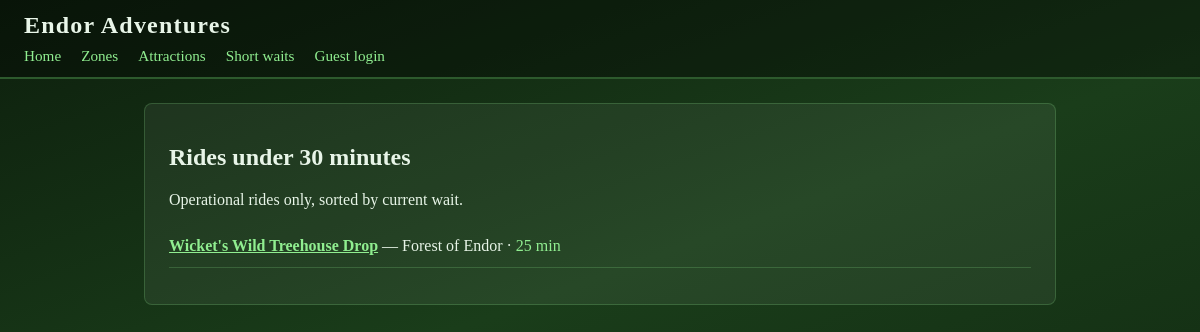
The app's page /short-waits/ with its own data.
### fastpass/models.py (models this page shows, shortened)
class Attraction(models.Model):
    RIDE = 'ride'
    SHOW = 'show'
    EXPERIENCE = 'experience'
    DINING = 'dining'
    TYPE_CHOICES = [
        (RIDE, 'Ride'),
        (SHOW, 'Show'),
        (EXPERIENCE, 'Experience'),
        (DINING, 'Dining'),
    ]
    THRILL_CHOICES = [
        (1, 'Mild - All Ages'),
        (2, 'Moderate - Some Thrills'),
        (3, 'Thrilling - Not for the Faint of Heart'),
        (4, 'Extreme - Hold onto Your Ewok!'),
    ]
    name = models.CharField(max_length=200)
    description = models.TextField()
    attraction_type = models.CharField(
        max_length=20,
        choices=TYPE_CHOICES,
        default=RIDE
    )
    zone = models.ForeignKey(
        ThemeZone,
        on_delete=models.CASCADE,
        related_name='attractions'
    )
    thrill_level = models.IntegerField(choices=THRILL_CHOICES, default=1)
    min_height_cm = models.IntegerField(default=0)
    duration_minutes = models.IntegerField(default=5)
    current_wait_minutes = models.IntegerField(default=0)
    is_operational = models.BooleanField(default=True)
    fastpass_enabled = models.BooleanField(default=True)
    created_at = models.DateTimeField(auto_now_add=True)
    class Meta:
        ordering = ['zone', 'name']

class ThemeZone(models.Model):
    name = models.CharField(max_length=100)
    description = models.TextField()
    is_open = models.BooleanField(default=True)
    created_at = models.DateTimeField(auto_now_add=True)
    class Meta:
        ordering = ['name']

### fastpass/views.py (the view)
# urls.py: path('short-waits/', views.short_wait_rides, name='short_waits'),
def short_wait_rides(request):
    rides = Attraction.objects.filter(
        attraction_type='ride',
        is_operational=True,
        current_wait_minutes__lt=30,
    ).order_by('current_wait_minutes')
    return render(request, 'fastpass/short_waits.html', {'rides': rides})

### fastpass/templates/fastpass/short_waits.html (shortened to what this page needs)
{% extends 'fastpass/base.html' %}
{% block content %}
<div class="card">
    <h2>Rides under 30 minutes</h2>
    <p>Operational rides only, sorted by current wait.</p>
    <ul style="list-style: none; padding: 0; margin-top: 16px;">
        {% for ride in rides %}
        <li style="padding: 12px 0; border-bottom: 1px solid rgba(144,238,144,0.2);">
            <a href="{% url 'fastpass:attraction_detail' ride.pk %}"><strong>{{ ride.name }}</strong></a>
            — {{ ride.zone.name }} · <span class="wait-short">{{ ride.current_wait_minutes }} min</span>
        </li>
        {% empty %}
        <li>No rides under 30 minutes right now.</li>
        {% endfor %}
    </ul>
</div>
{% endblock %}

### fastpass/templates/fastpass/base.html (style rules this page uses)
* { box-sizing: border-box; }
body { margin: 0; font-family: Georgia, 'Times New Roman', serif; background: linear-gradient(160deg, #0d1f0d 0%, #1a3d1a 40%, #0d1f0d 100%); color: #e8f5e8; min-height: 100vh; }
a { color: #90EE90; }
.card { background: rgba(255,255,255,0.06); border-radius: 8px; padding: 20px 24px; margin-bottom: 20px; border: 1px solid rgba(144,238,144,0.2); }
.wait-short { color: #90EE90; }

### records on screen
Attraction: name "Wicket's Wild Treehouse Drop", zone.name "Forest of Endor", current_wait_minutes "25"
